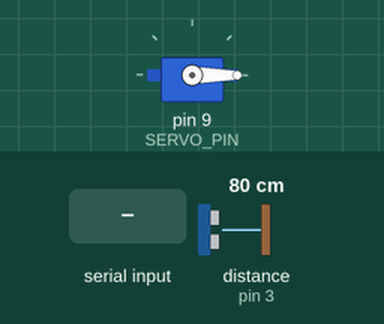
The sketch below on a simulated Arduino Uno, built with avr-gcc and run on an emulated ATmega328P. Parts: servo. The inputs (shaded band) are chosen by the test bench; at power-on: distance to the obstacle (sensor on pin 3) 80 cm. The echo pulse lasts 58.3 µs per cm; what the sketch prints to the serial monitor is not drawn.

Above: at 1.2 s.
1.3 s: "1" received over Serial
At 2.1 s:
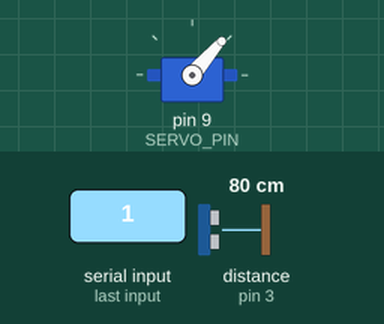
2.8 s: "0" received over Serial
At 3.3 s:
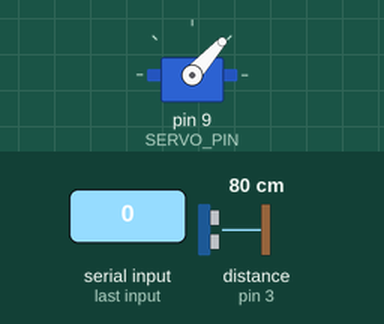
Timing chart, 0 to 5.8 s (numbered marks = the images above; inputs shaded):
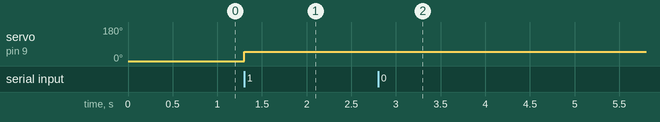

Measured:
- after the input at 1.3 s, servo on pin 9 (SERVO_PIN): 0° → 49° at once
- after the input at 2.8 s, servo on pin 9 (SERVO_PIN): 49° → 48° at once

The sketch:

ultrasonic_radar.ino
```cpp
#include <Servo.h>

const int SERVO_PIN = 9;
const int TRIG_PIN = 2;
const int ECHO_PIN = 3;

Servo servo;
int plus = true;

void setup() {
  Serial.begin(9600);
  servo.attach(SERVO_PIN);
  servo.write(0);

  pinMode(ECHO_PIN, INPUT);
  pinMode(TRIG_PIN, OUTPUT);
}

void loop() {

  if(Serial.available() > 0) {
    moveServo(Serial.read());
    Serial.write(getDistance());
  }

}

int moveServo(int angle){
  Serial.print("angle: ");
  Serial.println(angle);
  servo.write(angle);
  delay(1);
}

int getDistance() {
  // 超音波を出力
  digitalWrite(TRIG_PIN, LOW);
  delayMicroseconds(2);
  digitalWrite(TRIG_PIN, HIGH);
  delayMicroseconds( 10 );
  digitalWrite(TRIG_PIN, LOW);

  // 距離データ取得
  int duration = pulseIn(ECHO_PIN, HIGH);
  int distance = 0;

  // 距離データが取得できたら距離をcmで計算する
  if (duration > 0) {
    Serial.print("duration: ");
    Serial.println(duration);

    // 往復距離なのでまず半分にする
    duration = duration / 2;

    // 音速を340m/sに設定
    distance = duration * 0.17;
    Serial.print("distance: ");
    Serial.print(distance);
    Serial.println(" mm");
  }

  return distance;
}
```
